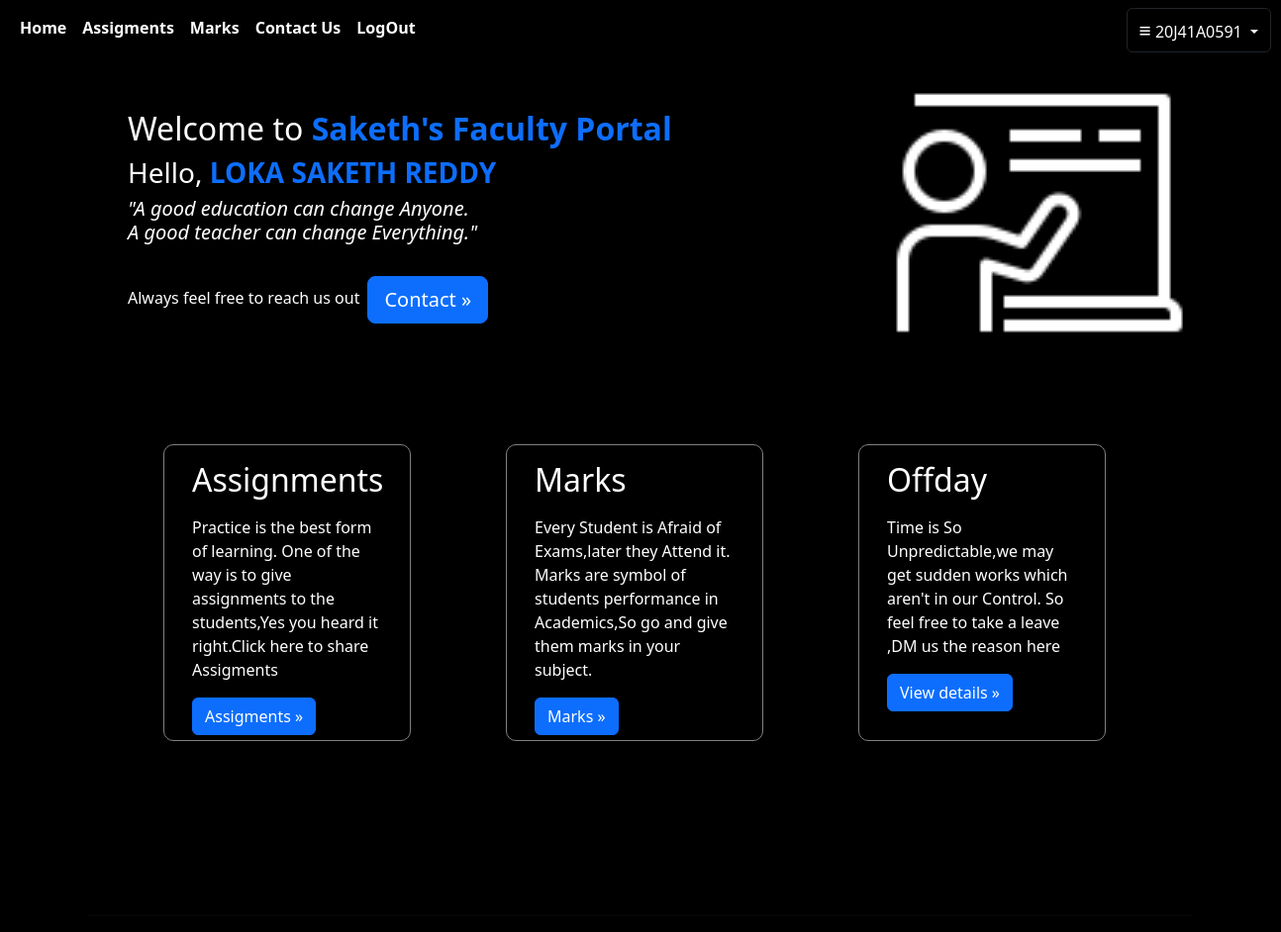
Page /faculty (signed in) on the earlier database version.
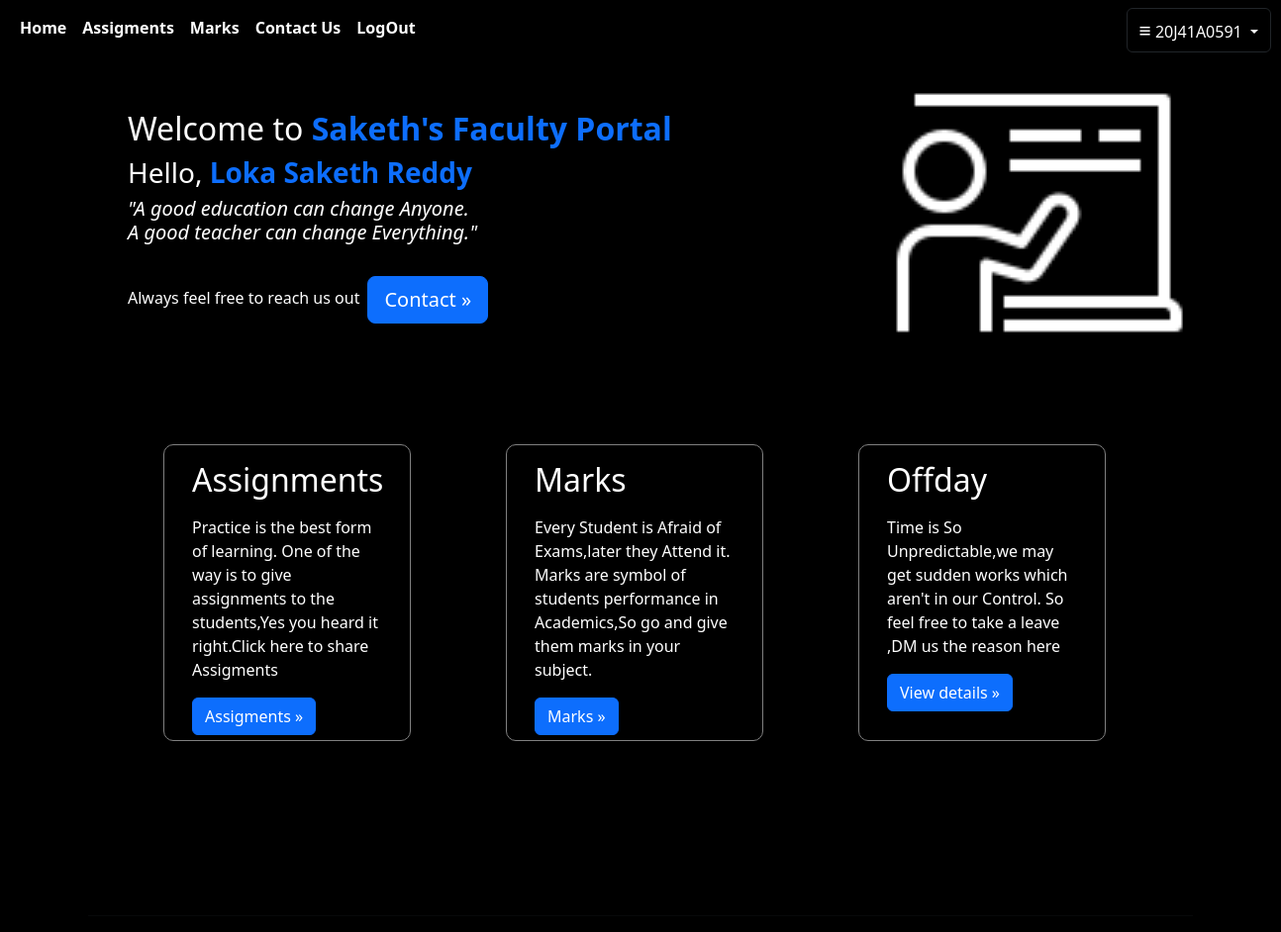
Same page on the later database version.
### user/models.py (models this page shows, shortened)
class LoginDetails(models.Model):
    username=models.CharField(max_length=20,primary_key=True)
    password=models.CharField(max_length=20)
    name=models.CharField(max_length=50,default="")
    usertype=models.CharField(max_length=30,default="usertype")
    dept=models.CharField(max_length=30,default="department")

### user/views.py (the view)
# urls.py: path('faculty',views.faculty)
def faculty(request):
    fac=LoginDetails.objects.get(username=request.session.get('uname'))
    return render(request,'faculty.html',{'fac':fac})

### user/templates/faculty.html
{% extends 'base2.html' %}
{% block content%}
<div class="jumbotron" style="background-color:black;height:500px;">
    <div class="container">
        <h2 class="text-white" style="position:relative;left:40px;top:50px;">Welcome to <strong class="text-primary" style="display:inline;">Saketh's Faculty Portal</strong></h2>
      <h3 class="text-white" style="position:relative;left:40px;top:50px;">Hello, <strong class="text-primary" style="display:inline;">{{fac.name}}</strong></h3>
      <h5 style="position:relative;left:40px;top:50px;width:360px;" class="text-white"><i>"A good education can change Anyone. A good teacher can change Everything."</i></h5> <br>
      <h6 style="position:relative;left:40px;top:50px;" class="text-white">Always feel free to reach us out<a class="btn btn-primary btn-lg mx-2" href="#" role="button">Contact &raquo;</a></h6>
    </div>
    <img src="../static/img/faculty.png" style="position:relative;width:300px;bottom:220px;left:900px;">
  </div>
  <div class="container">
    <div class="row mt-5"  style="position:relative;left:40px;">
      <div class="col-md-4 text-white mx-5" style="width:250px;height:300px;border-radius:10px;background-color:black;position:relative;bottom:160px;border:1px solid gray;">
        <h2 class="m-3">Assignments</h2>
        <p class="m-3">Practice is the best form of learning. One of the way is to give assignments to the students,Yes you heard it right.Click here to share Assigments</p>
        <p><a class="btn btn-primary mx-3" href="/assignments" role="button">Assigments &raquo;</a></p>
      </div>
      <div class="col-md-4 text-white mx-5" style="height:300px;width:260px;border-radius:10px;background-color:black;position:relative;bottom:160px;border:1px solid gray;">
        <h2 class="m-3">Marks</h2>
        <p class="m-3">Every Student is Afraid of Exams,later they Attend it. Marks are symbol of students performance in Academics,So go and give them marks in your subject.</p>
        <p class=><a class="btn mx-3 btn-primary" href="/marks" role="button">Marks &raquo;</a></p>
      </div>
      <div class="col-md-4 text-white mx-5" style="height:300px;width:250px;border-radius:10px;background-color:black;position:relative;bottom:160px;border:1px solid gray;">
        <h2 class="m-3">Offday</h2>
        <p class="m-3">Time is So Unpredictable,we may get sudden works which aren't in our Control. So feel free to take a leave ,DM us the reason here</p>
        <p class="m-3"><a class="btn btn-primary" href="#" role="button">View details &raquo;</a></p>
      </div>
    </div>
    <hr>
  </div>
{% endblock %}

### user/templates/base2.html (shortened to what this page needs)
<html>
<head>
    <link href="https://cdn.jsdelivr.net/npm/bootstrap@5.3.0-alpha1/dist/css/bootstrap.min.css" rel="stylesheet">
</head>
<body class="bg-black">
    <nav class="navbar navbar-expand-lg sticky-top" style="background-color:black;">
        <div class="container-fluid">
          <div class="collapse navbar-collapse" id="navbarNav">
            <ul class="navbar-nav">
              <li class="nav-item">
                <a class="nav-link text-white" href="/faculty"><strong>Home</strong></a>
              </li>
              <li class="nav-item">
                <a class="nav-link text-white" href="/assignments"><strong>Assigments</strong></a>
              </li>
              <li class="nav-item">
                <a class="nav-link text-white" href="/marks"><strong>Marks</strong></a>
              </li>
              <li class="nav-item">
                <a class="nav-link text-white" href="#"><strong>Contact Us</strong></a>
              </li>
              <li class="nav-item">
                <a class="nav-link text-white" href="/logoutf"><strong>LogOut</strong></a>
              </li>
              <li class="nav-item dropdown" style="position:relative;left:710px;">
                <button class="btn btn-dark dropdown-toggle bg-black" data-bs-toggle="dropdown" aria-expanded="false">
                 <p style="font-size:130%;display:inline;">&equiv;</p> {{fac.username}}
                </button>
              </li>
            </ul>
          </div>
        </div>
      </nav>
      {% block content %}
      {% endblock %}
    </body>
</html>

Differences in the rows shown:
changed LoginDetails "20J41A0591": name "LOKA SAKETH REDDY" → "Loka Saketh Reddy"
